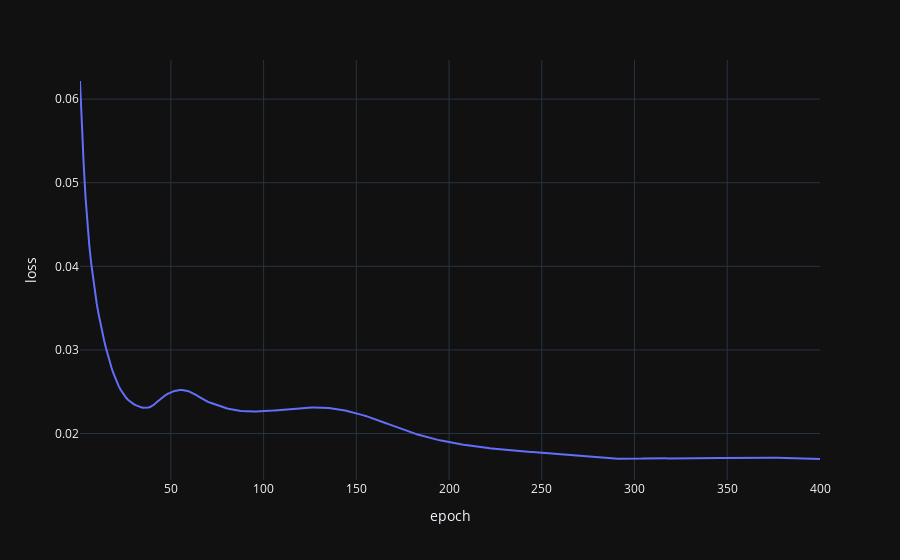

Notebook cell for this chart:
### Markdown cell above
### Plot approximation and loss

### Code cell
plot_loss(net.loss_list)

### Figure 1 — Plotly figure (JSON) as saved in the notebook; plotly's stock layout.template omitted (floating-point values rounded to 4 significant figures; data arrays with more than 128 entries replaced by an {"elided": "..."} marker saying what was removed)
{"data": [{"hovertemplate": "epoch=%{x}<br>loss=%{y}<extra></extra>", "legendgroup": "", "line": {"color": "#636efa", "dash": "solid"}, "marker": {"symbol": "circle"}, "mode": "lines", "name": "", "orientation": "v", "showlegend": false, "x": {"elided": "400 int values"}, "xaxis": "x", "y": {"elided": "400 float values"}, "yaxis": "y", "type": "scatter"}], "layout": {"xaxis": {"anchor": "y", "domain": [0.0, 1.0], "title": {"text": "epoch"}}, "yaxis": {"anchor": "x", "domain": [0.0, 1.0], "title": {"text": "loss"}}, "legend": {"tracegroupgap": 0}, "margin": {"t": 60}}}
